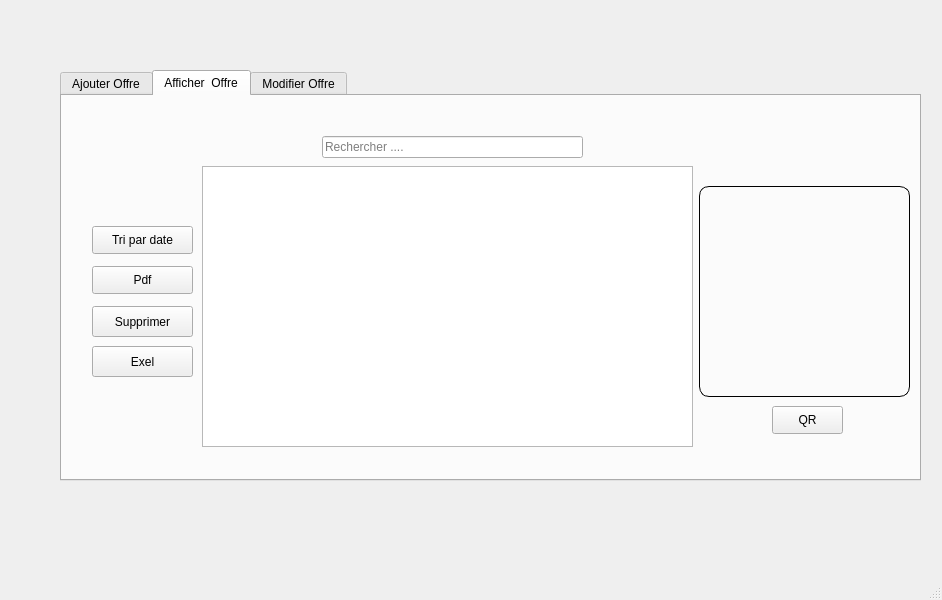
<?xml version="1.0" encoding="UTF-8"?>
<ui version="4.0">
 <class>MainWindow</class>
 <widget class="QMainWindow" name="MainWindow">
  <property name="geometry">
   <rect>
    <x>0</x>
    <y>0</y>
    <width>942</width>
    <height>600</height>
   </rect>
  </property>
  <property name="windowTitle">
   <string>MainWindow</string>
  </property>
  <widget class="QWidget" name="centralwidget">
   <widget class="QTabWidget" name="tabWidget_2">
    <property name="geometry">
     <rect>
      <x>60</x>
      <y>70</y>
      <width>861</width>
      <height>411</height>
     </rect>
    </property>
    <property name="styleSheet">
     <string notr="true"/>
    </property>
    <property name="currentIndex">
     <number>1</number>
    </property>
    <widget class="QWidget" name="tab_5">
     <attribute name="title">
      <string>Ajouter Offre</string>
     </attribute>
     <widget class="QGroupBox" name="groupBox_3">
      <property name="geometry">
       <rect>
        <x>90</x>
        <y>40</y>
        <width>541</width>
        <height>261</height>
       </rect>
      </property>
      <property name="styleSheet">
       <string notr="true"/>
      </property>
      <property name="title">
       <string>Formulaire d'Ajout </string>
      </property>
      <widget class="QLineEdit" name="le_code">
       <property name="geometry">
        <rect>
         <x>130</x>
         <y>40</y>
         <width>151</width>
         <height>21</height>
        </rect>
       </property>
       <property name="styleSheet">
        <string notr="true"/>
       </property>
      </widget>
      <widget class="QLineEdit" name="le_cin">
       <property name="geometry">
        <rect>
         <x>130</x>
         <y>130</y>
         <width>151</width>
         <height>20</height>
        </rect>
       </property>
       <property name="styleSheet">
        <string notr="true"/>
       </property>
      </widget>
      <widget class="QPushButton" name="pushButton_4">
       <property name="geometry">
        <rect>
         <x>330</x>
         <y>120</y>
         <width>111</width>
         <height>23</height>
        </rect>
       </property>
       <property name="styleSheet">
        <string notr="true"/>
       </property>
       <property name="text">
        <string>Ajouter</string>
       </property>
      </widget>
      <widget class="QLabel" name="label_25">
       <property name="geometry">
        <rect>
         <x>30</x>
         <y>40</y>
         <width>81</width>
         <height>16</height>
        </rect>
       </property>
       <property name="styleSheet">
        <string notr="true">font: 75 12pt &quot;Segoe UI&quot;;</string>
       </property>
       <property name="text">
        <string>Code_Offre</string>
       </property>
      </widget>
      <widget class="QLabel" name="label_26">
       <property name="geometry">
        <rect>
         <x>80</x>
         <y>130</y>
         <width>47</width>
         <height>14</height>
        </rect>
       </property>
       <property name="styleSheet">
        <string notr="true">font: 75 12pt &quot;Segoe UI&quot;;</string>
       </property>
       <property name="text">
        <string>CIN</string>
       </property>
      </widget>
      <widget class="QLabel" name="label_27">
       <property name="geometry">
        <rect>
         <x>46</x>
         <y>170</y>
         <width>71</width>
         <height>20</height>
        </rect>
       </property>
       <property name="styleSheet">
        <string notr="true">font: 75 12pt &quot;Segoe UI&quot;;</string>
       </property>
       <property name="text">
        <string>Date Offre</string>
       </property>
      </widget>
      <widget class="QLabel" name="label_39">
       <property name="geometry">
        <rect>
         <x>36</x>
         <y>209</y>
         <width>81</width>
         <height>21</height>
        </rect>
       </property>
       <property name="styleSheet">
        <string notr="true">font: 75 12pt &quot;Segoe UI&quot;;</string>
       </property>
       <property name="text">
        <string>Duree Offre</string>
       </property>
      </widget>
      <widget class="QLineEdit" name="le_duree">
       <property name="geometry">
        <rect>
         <x>130</x>
         <y>210</y>
         <width>151</width>
         <height>20</height>
        </rect>
       </property>
       <property name="styleSheet">
        <string notr="true"/>
       </property>
      </widget>
      <widget class="QDateEdit" name="le_date">
       <property name="geometry">
        <rect>
         <x>130</x>
         <y>170</y>
         <width>110</width>
         <height>22</height>
        </rect>
       </property>
      </widget>
      <widget class="QLineEdit" name="le_nom">
       <property name="geometry">
        <rect>
         <x>130</x>
         <y>80</y>
         <width>151</width>
         <height>21</height>
        </rect>
       </property>
       <property name="styleSheet">
        <string notr="true"/>
       </property>
      </widget>
      <widget class="QLabel" name="label_28">
       <property name="geometry">
        <rect>
         <x>30</x>
         <y>80</y>
         <width>81</width>
         <height>16</height>
        </rect>
       </property>
       <property name="styleSheet">
        <string notr="true">font: 75 12pt &quot;Segoe UI&quot;;</string>
       </property>
       <property name="text">
        <string>Nom_Offre</string>
       </property>
      </widget>
     </widget>
    </widget>
    <widget class="QWidget" name="tab_6">
     <attribute name="title">
      <string>Afficher  Offre</string>
     </attribute>
     <widget class="QTableView" name="tableView_Off">
      <property name="geometry">
       <rect>
        <x>140</x>
        <y>70</y>
        <width>491</width>
        <height>281</height>
       </rect>
      </property>
     </widget>
     <widget class="QPushButton" name="supp">
      <property name="geometry">
       <rect>
        <x>30</x>
        <y>210</y>
        <width>101</width>
        <height>31</height>
       </rect>
      </property>
      <property name="styleSheet">
       <string notr="true"/>
      </property>
      <property name="text">
       <string>Supprimer</string>
      </property>
     </widget>
     <widget class="QLineEdit" name="lineEdit">
      <property name="geometry">
       <rect>
        <x>260</x>
        <y>40</y>
        <width>261</width>
        <height>22</height>
       </rect>
      </property>
      <property name="placeholderText">
       <string>Rechercher ....</string>
      </property>
     </widget>
     <widget class="QPushButton" name="pushButton">
      <property name="geometry">
       <rect>
        <x>30</x>
        <y>170</y>
        <width>101</width>
        <height>28</height>
       </rect>
      </property>
      <property name="text">
       <string>Pdf</string>
      </property>
     </widget>
     <widget class="QPushButton" name="pushButton_2">
      <property name="geometry">
       <rect>
        <x>30</x>
        <y>250</y>
        <width>101</width>
        <height>31</height>
       </rect>
      </property>
      <property name="text">
       <string>Exel</string>
      </property>
     </widget>
     <widget class="QPushButton" name="pushButton_3">
      <property name="geometry">
       <rect>
        <x>30</x>
        <y>130</y>
        <width>101</width>
        <height>28</height>
       </rect>
      </property>
      <property name="text">
       <string>Tri par date</string>
      </property>
     </widget>
     <widget class="QLabel" name="qrlabel">
      <property name="geometry">
       <rect>
        <x>637</x>
        <y>90</y>
        <width>211</width>
        <height>211</height>
       </rect>
      </property>
      <property name="styleSheet">
       <string notr="true">QLabel
{
 border-width: 1px;
border-style: solid;
border-color: black;
  border-radius: 10px;
padding:0 5;
}</string>
      </property>
      <property name="text">
       <string/>
      </property>
     </widget>
     <widget class="QPushButton" name="pushButton_5">
      <property name="geometry">
       <rect>
        <x>710</x>
        <y>310</y>
        <width>71</width>
        <height>28</height>
       </rect>
      </property>
      <property name="text">
       <string>QR</string>
      </property>
     </widget>
    </widget>
    <widget class="QWidget" name="tab_7">
     <attribute name="title">
      <string>Modifier Offre</string>
     </attribute>
     <widget class="QGroupBox" name="groupBox_4">
      <property name="geometry">
       <rect>
        <x>90</x>
        <y>70</y>
        <width>501</width>
        <height>231</height>
       </rect>
      </property>
      <property name="styleSheet">
       <string notr="true"/>
      </property>
      <property name="title">
       <string>Formulaire modifier</string>
      </property>
      <widget class="QLabel" name="label_13">
       <property name="geometry">
        <rect>
         <x>30</x>
         <y>60</y>
         <width>91</width>
         <height>20</height>
        </rect>
       </property>
       <property name="styleSheet">
        <string notr="true">font: 75 12pt &quot;Segoe UI&quot;;</string>
       </property>
       <property name="text">
        <string>Code_Offre</string>
       </property>
      </widget>
      <widget class="QPushButton" name="pushmod_2">
       <property name="geometry">
        <rect>
         <x>340</x>
         <y>100</y>
         <width>101</width>
         <height>31</height>
        </rect>
       </property>
       <property name="styleSheet">
        <string notr="true"/>
       </property>
       <property name="text">
        <string>Modifier</string>
       </property>
      </widget>
      <widget class="QLineEdit" name="le_code_2">
       <property name="geometry">
        <rect>
         <x>130</x>
         <y>60</y>
         <width>151</width>
         <height>21</height>
        </rect>
       </property>
       <property name="styleSheet">
        <string notr="true"/>
       </property>
      </widget>
      <widget class="QLineEdit" name="le_duree_2">
       <property name="geometry">
        <rect>
         <x>130</x>
         <y>180</y>
         <width>151</width>
         <height>20</height>
        </rect>
       </property>
       <property name="styleSheet">
        <string notr="true"/>
       </property>
      </widget>
      <widget class="QLabel" name="label_30">
       <property name="geometry">
        <rect>
         <x>50</x>
         <y>140</y>
         <width>71</width>
         <height>20</height>
        </rect>
       </property>
       <property name="styleSheet">
        <string notr="true">font: 75 12pt &quot;Segoe UI&quot;;</string>
       </property>
       <property name="text">
        <string>Date Offre</string>
       </property>
      </widget>
      <widget class="QLabel" name="label_40">
       <property name="geometry">
        <rect>
         <x>30</x>
         <y>180</y>
         <width>81</width>
         <height>20</height>
        </rect>
       </property>
       <property name="styleSheet">
        <string notr="true">font: 75 12pt &quot;Segoe UI&quot;;</string>
       </property>
       <property name="text">
        <string>Duree Offre</string>
       </property>
      </widget>
      <widget class="QDateEdit" name="date_2">
       <property name="geometry">
        <rect>
         <x>140</x>
         <y>140</y>
         <width>110</width>
         <height>22</height>
        </rect>
       </property>
      </widget>
      <widget class="QLineEdit" name="le_nom_2">
       <property name="geometry">
        <rect>
         <x>130</x>
         <y>100</y>
         <width>151</width>
         <height>21</height>
        </rect>
       </property>
       <property name="styleSheet">
        <string notr="true"/>
       </property>
      </widget>
      <widget class="QLabel" name="label_15">
       <property name="geometry">
        <rect>
         <x>30</x>
         <y>100</y>
         <width>91</width>
         <height>20</height>
        </rect>
       </property>
       <property name="styleSheet">
        <string notr="true">font: 75 12pt &quot;Segoe UI&quot;;</string>
       </property>
       <property name="text">
        <string>Nom_Offre</string>
       </property>
      </widget>
     </widget>
    </widget>
   </widget>
  </widget>
  <widget class="QMenuBar" name="menubar">
   <property name="geometry">
    <rect>
     <x>0</x>
     <y>0</y>
     <width>942</width>
     <height>22</height>
    </rect>
   </property>
  </widget>
  <widget class="QStatusBar" name="statusbar"/>
 </widget>
 <resources/>
 <connections/>
</ui>
